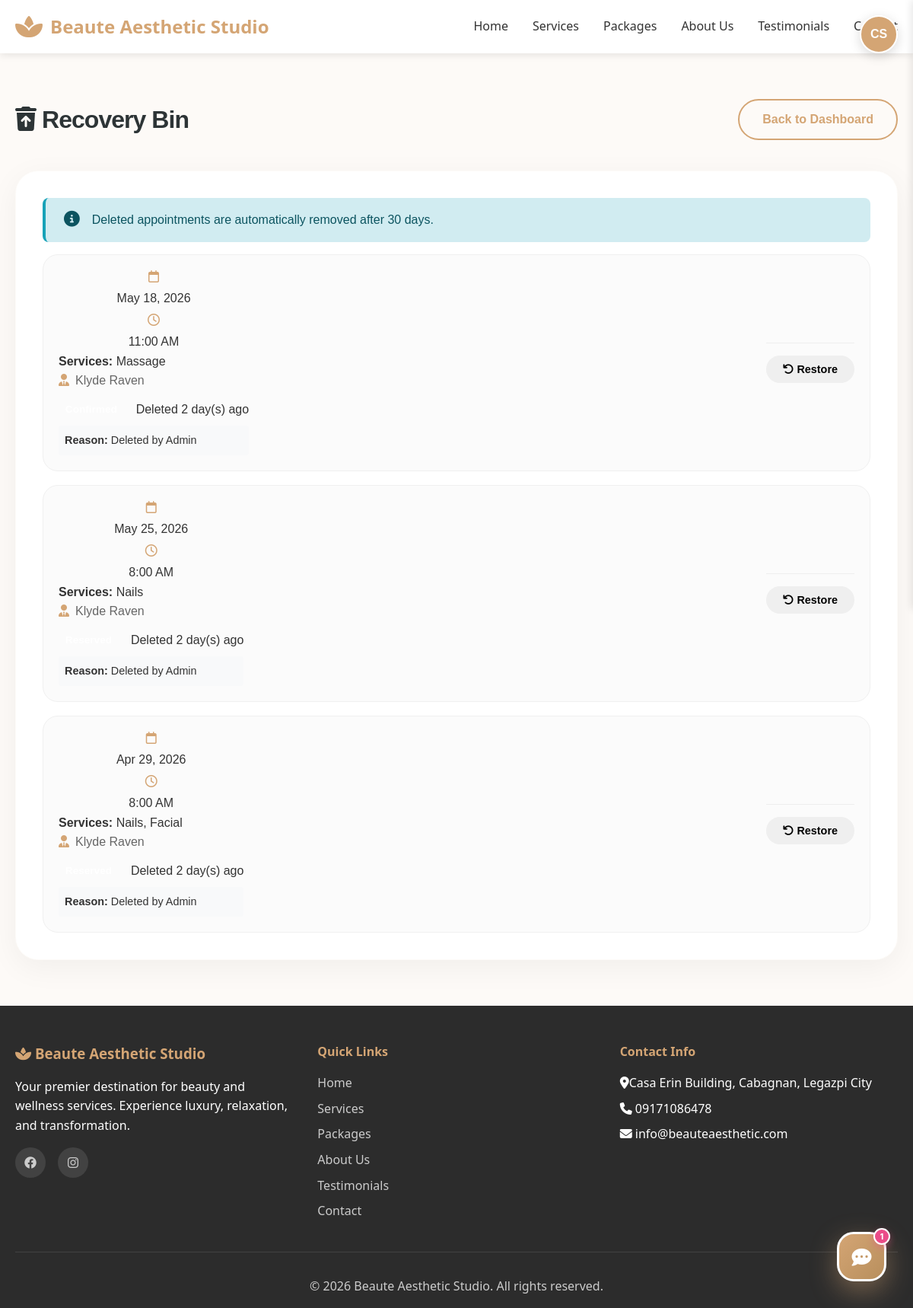
Page /recovery-bin.php (signed in) on the committed database.
### tables this page shows
CREATE TABLE `appointments` (
  `id` int(11) NOT NULL,
  `user_id` int(11) NOT NULL,
  `staff_id` int(11) DEFAULT NULL,
  `appointment_date` date NOT NULL,
  `appointment_time` time NOT NULL,
  `checked_in_at` timestamp NULL DEFAULT NULL,
  `end_time` time NOT NULL,
  `services` longtext NOT NULL COMMENT 'Array of service IDs' CHECK (json_valid(`services`)),
  `pax` int(11) DEFAULT 1,
  `client_details` longtext DEFAULT NULL CHECK (json_valid(`client_details`)),
  `total_price` decimal(10,2) NOT NULL,
  `discount_applied` decimal(10,2) DEFAULT 0.00,
  `final_price` decimal(10,2) NOT NULL,
  `status` enum('pending','reserved','confirmed','completed','cancelled','no_show') DEFAULT 'pending',
  `payment_status` enum('pending','paid','refunded') DEFAULT 'pending',
  `payment_method` varchar(50) DEFAULT 'pay_on_arrival',
  `notes` text DEFAULT NULL,
  `reminder_sent` tinyint(1) DEFAULT 0,
  `created_at` timestamp NOT NULL DEFAULT current_timestamp(),
  `updated_at` timestamp NOT NULL DEFAULT current_timestamp() ON UPDATE current_timestamp(),
  `follow_up_sent` tinyint(1) DEFAULT 0,
  `deleted_at` timestamp NULL DEFAULT NULL,
  `deleted_by` int(11) DEFAULT NULL,
  `deletion_reason` text DEFAULT NULL
);

CREATE TABLE `users` (
  `id` int(11) NOT NULL,
  `first_name` varchar(100) NOT NULL,
  `last_name` varchar(100) NOT NULL,
  `email` varchar(255) NOT NULL,
  `phone` varchar(20) NOT NULL,
  `password` varchar(255) NOT NULL,
  `role` enum('client','admin','staff') DEFAULT 'client',
  `status` enum('active','inactive') DEFAULT 'active',
  `reset_token` varchar(255) DEFAULT NULL,
  `reset_expires` datetime DEFAULT NULL,
  `created_at` timestamp NOT NULL DEFAULT current_timestamp(),
  `updated_at` timestamp NOT NULL DEFAULT current_timestamp() ON UPDATE current_timestamp(),
  `last_login` timestamp NULL DEFAULT NULL,
  `last_ip` varchar(45) DEFAULT NULL,
  `profile_picture` varchar(500) DEFAULT NULL,
  `tier` enum('standard','premium','vip') DEFAULT 'standard'
);

### config/recovery-functions.php (called while the page is built, shortened)
<?php
function getDeletedAppointments($user_id = null, $is_admin = false) {
    $conn = getDBConnection();
    $sql = "SELECT a.*,
            u.first_name, u.last_name, u.email,
            su.first_name as staff_name,
            deleter.first_name as deleted_by_name
            FROM appointments a
            JOIN users u ON a.user_id = u.id
            LEFT JOIN staff s ON a.staff_id = s.id
            LEFT JOIN users su ON s.user_id = su.id
            LEFT JOIN users deleter ON a.deleted_by = deleter.id
            WHERE a.deleted_at IS NOT NULL";
    $params = [];
    if (!$is_admin && $user_id) {
        $sql .= " AND a.user_id = ?";
        $params[] = $user_id;
    }
    $sql .= " ORDER BY a.deleted_at DESC";
    $stmt = $conn->prepare($sql);
    $stmt->execute($params);
    return $stmt->fetchAll();
}

### config/functions.php (called while the page is built, shortened)
<?php
if (file_exists(__DIR__ . '/recovery-functions.php')) {
    require_once __DIR__ . '/recovery-functions.php';
}
function formatDate($date) {
    return date('M d, Y', strtotime($date));
}

### recovery-bin.php (the view, shortened to what this page needs)
<?php
require_once 'config/functions.php';
$deleted = getDeletedAppointments($_SESSION['user_id'], false);
?>
<!DOCTYPE html>
<html lang="en">
<head>
    <link rel="stylesheet" href="assets/css/style.css">
    <link rel="stylesheet" href="assets/css/dashboard.css">
    <link rel="stylesheet" href="assets/css/components.css">
    <link rel="stylesheet" href="https://cdnjs.cloudflare.com/ajax/libs/font-awesome/6.4.0/css/all.min.css">
</head>
<body>
    <?php include 'includes/header.php'; ?>
    <section class="dashboard-section">
        <div class="container">
            <div class="dashboard-header">
                <h1><i class="fas fa-trash-restore"></i> Recovery Bin</h1>
                <a href="dashboard.php" class="btn btn-outline">Back to Dashboard</a>
            </div>
            <?php if (empty($deleted)): ?>
            <div class="dashboard-card">
                <div class="empty-state">
                    <i class="fas fa-inbox fa-3x"></i>
                    <h3>No deleted appointments</h3>
                    <p>Your deleted appointments will appear here and can be restored within 30 days.</p>
                </div>
            </div>
            <?php else: ?>
            <div class="dashboard-card">
                <div class="alert alert-info">
                    <i class="fas fa-info-circle"></i>
                    Deleted appointments are automatically removed after 30 days.
                </div>
                <div class="appointments-list">
                    <?php foreach ($deleted as $apt):
                        $services_data = json_decode($apt['services'], true);
                        $conn = getDBConnection();
                        $placeholders = str_repeat('?,', count($services_data) - 1) . '?';
                        $stmt = $conn->prepare("SELECT name FROM services WHERE id IN ($placeholders)");
                        $stmt->execute($services_data);
                        $service_names = $stmt->fetchAll(PDO::FETCH_COLUMN);
                        $days_old = floor((time() - strtotime($apt['deleted_at'])) / 86400);
                    ?>
                    <div class="appointment-item <?php echo $days_old >= 25 ? 'warning-border' : ''; ?>">
                        <div class="appointment-info">
                            <div class="appointment-date">
                                <i class="far fa-calendar"></i>
                                <?php echo formatDate($apt['appointment_date']); ?>
                                <i class="far fa-clock"></i>
                                <?php echo date('g:i A', strtotime($apt['appointment_time'])); ?>
                            </div>
                            <div class="appointment-services">
                                <strong>Services:</strong>
                                <?php echo implode(', ', array_map('htmlspecialchars', $service_names)); ?>
                            </div>
                            <?php if ($apt['staff_name']): ?>
                            <div class="appointment-staff">
                                <i class="fas fa-user-tie"></i>
                                <?php echo htmlspecialchars($apt['staff_name']); ?>
                            </div>
                            <?php endif; ?>
                            <div class="appointment-meta">
                                <span class="badge badge-<?php echo $apt['status']; ?>">
                                </span>
                                <span class="text-muted">
                                    Deleted <?php echo $days_old; ?> day(s) ago
                                </span>
                            </div>
                            <?php if ($apt['deletion_reason']): ?>
                            <div class="appointment-reason">
                                <strong>Reason:</strong> <?php echo htmlspecialchars($apt['deletion_reason']); ?>
                            </div>
                            <?php endif; ?>
                        </div>
                        <div class="appointment-actions">
                            <button class="btn btn-success btn-sm"
                                    onclick="restoreAppointment(<?php echo $apt['id']; ?>)">
                                <i class="fas fa-undo"></i> Restore
                            </button>
                        </div>
                    </div>
                    <?php endforeach; ?>
                </div>
            </div>
            <?php endif; ?>
        </div>
    </section>
    <?php include 'includes/footer.php'; ?>
</body>
</html>

### assets/css/style.css (style rules this page uses)
* { margin: 0; padding: 0; box-sizing: border-box; }
:root { --primary-color: #d4a574; --secondary-color: #8b6f47; --accent-color: #f5e6d3; --dark-color: #2c2c2c; --light-color: #f8f8f8; --text-color: #333; --success-color: #28a745; --danger-color: #dc3545; --warning-color: #ffc107; --info-color: #17a2b8; --white: #ffffff; --shadow: 0 2px 10px rgba(0, 0, 0, 0.1); --shadow-lg: 0 5px 20px rgba(0, 0, 0, 0.15); }
body { font-family: 'Segoe UI', Tahoma, Geneva, Verdana, sans-serif; line-height: 1.6; color: var(--text-color); background-color: var(--white); }
.container { max-width: 1200px; margin: 0 auto; padding: 0 20px; }
.btn { display: inline-block; padding: 12px 30px; border-radius: 50px; text-decoration: none; font-weight: 600; transition: all 0.3s; border: 2px solid transparent; cursor: pointer; font-size: 1rem; }
.btn-outline { background: transparent; color: var(--primary-color); border-color: var(--primary-color); }
.btn-sm { padding: 8px 20px; font-size: 0.9rem; }
section { padding: 80px 20px; }

### assets/css/dashboard.css (style rules this page uses)
:root { --dash-primary: #d4a574; --dash-secondary: #8b6f47; --dash-accent: #f5e6d3; --dash-bg: #fdfaf7; --dash-white: #ffffff; --dash-text: #2d3436; --dash-text-light: #636e72; --dash-shadow: 0 10px 40px rgba(0, 0, 0, 0.05); --dash-shadow-lg: 0 20px 60px rgba(0, 0, 0, 0.1); --dash-glass: rgba(255, 255, 255, 0.7); --dash-success: #4cd137; --dash-warning: #ffcc00; --dash-danger: #ea4c89; --dash-info: #00cec9; }
.dashboard-section { padding: 60px 0; background: var(--dash-bg); min-height: 85vh; font-family: 'Outfit', sans-serif; }
.dashboard-header { display: flex; justify-content: space-between; align-items: center; margin-bottom: 40px; }
.dashboard-header h1 { font-size: 32px; font-weight: 800; color: var(--dash-text); margin: 0; letter-spacing: -0.03em; }
.dashboard-card { background: var(--dash-white); padding: 35px; border-radius: 30px; box-shadow: var(--dash-shadow); border: 1px solid rgba(212, 165, 116, 0.05); }
.appointments-list { display: flex; flex-direction: column; gap: 18px; }
.appointment-item { padding: 20px; background: #fbfbfb; border-radius: 20px; border: 1px solid #f0f0f0; display: flex; justify-content: space-between; align-items: center; transition: all 0.3s ease; }
.appointment-date { display: flex; flex-direction: column; min-width: 130px; }

### assets/css/components.css (style rules this page uses)
.alert { padding: 1rem 1.5rem; border-radius: 8px; margin-bottom: 1rem; display: flex; align-items: center; gap: 1rem; position: relative; }
.alert i:first-child { font-size: 1.3rem; }
.alert-info { background: #d1ecf1; color: #0c5460; border-left: 4px solid var(--info-color); }
.badge { display: inline-block; padding: 0.35em 0.65em; font-size: 0.85em; font-weight: 600; line-height: 1; color: var(--white); text-align: center; white-space: nowrap; vertical-align: baseline; border-radius: 20px; }
.appointment-date, .appointment-time { display: flex; align-items: center; gap: 0.5rem; color: var(--text-color); font-weight: 500; }
.appointment-date i, .appointment-time i { color: var(--primary-color); }
.appointment-services h4, .appointment-client, .appointment-staff, .appointment-price, .appointment-notes { margin-bottom: 0.75rem; }
.appointment-client, .appointment-staff, .appointment-price, .appointment-notes { display: flex; align-items: flex-start; gap: 0.5rem; color: #666; }
.appointment-client i, .appointment-staff i, .appointment-price i, .appointment-notes i { color: var(--primary-color); margin-top: 0.2rem; }
.appointment-actions { display: flex; gap: 0.75rem; flex-wrap: wrap; padding-top: 1rem; border-top: 1px solid #eee; }

### recovery-bin.php (style rules this page uses)
.appointment-reason { margin-top: 0.5rem; padding: 0.5rem; background: #f8f9fa; border-radius: 4px; font-size: 0.9rem; }
.appointment-meta { display: flex; gap: 1rem; align-items: center; margin-top: 0.5rem; flex-wrap: wrap; }

### rows in the picture
appointments: appointment_date "May 18, 2026", appointment_time "11:00 AM", service_names "Massage", users.first_name "Klyde Raven", deleted_at "2", deletion_reason "Deleted by Admin"
appointments: appointment_date "May 25, 2026", appointment_time "8:00 AM", service_names "Nails", users.first_name "Klyde Raven", deleted_at "2", deletion_reason "Deleted by Admin"
appointments: appointment_date "Apr 29, 2026", appointment_time "8:00 AM", service_names "Nails, Facial", users.first_name "Klyde Raven", deleted_at "2", deletion_reason "Deleted by Admin"

### other values in the picture
$initials ?: '<i class="fas fa-user"></i>' "CS"
